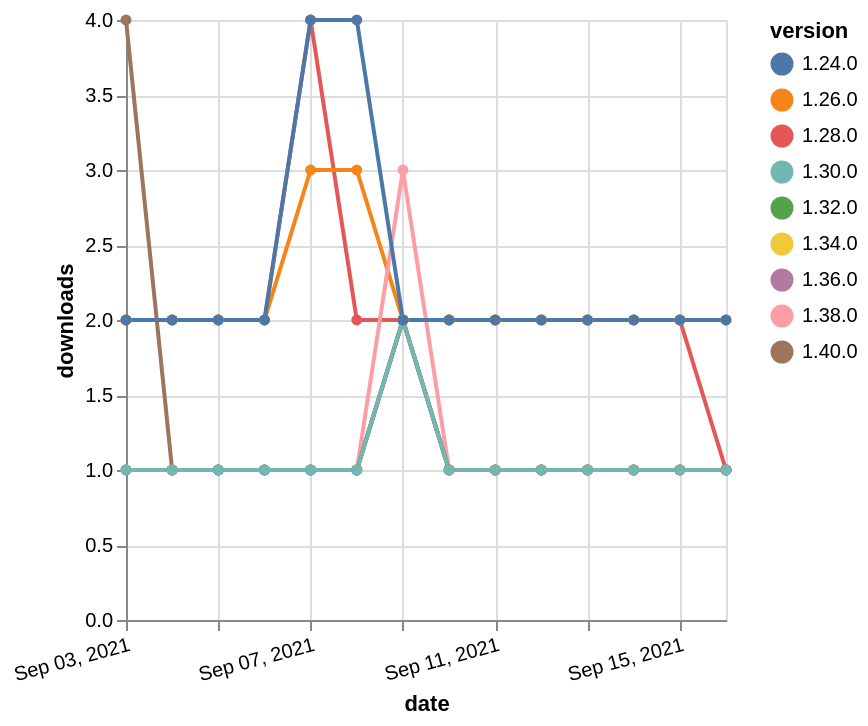

Vega-Lite specification for this chart:
### Vega-Lite specification from a JSON file in a GitHub repository (floating-point values rounded to 4 significant figures)
{"$schema": "https://vega.github.io/schema/vega-lite/v5.json", "description": "A simple bar chart with embedded data.", "data": {"values": [{"date": "2021-09-03", "total": 175, "delta": 1, "version": "1.34.0"}, {"date": "2021-09-04", "total": 176, "delta": 1, "version": "1.34.0"}, {"date": "2021-09-05", "total": 177, "delta": 1, "version": "1.34.0"}, {"date": "2021-09-06", "total": 178, "delta": 1, "version": "1.34.0"}, {"date": "2021-09-07", "total": 179, "delta": 1, "version": "1.34.0"}, {"date": "2021-09-08", "total": 180, "delta": 1, "version": "1.34.0"}, {"date": "2021-09-09", "total": 182, "delta": 2, "version": "1.34.0"}, {"date": "2021-09-10", "total": 183, "delta": 1, "version": "1.34.0"}, {"date": "2021-09-11", "total": 184, "delta": 1, "version": "1.34.0"}, {"date": "2021-09-12", "total": 185, "delta": 1, "version": "1.34.0"}, {"date": "2021-09-13", "total": 186, "delta": 1, "version": "1.34.0"}, {"date": "2021-09-14", "total": 187, "delta": 1, "version": "1.34.0"}, {"date": "2021-09-15", "total": 188, "delta": 1, "version": "1.34.0"}, {"date": "2021-09-16", "total": 189, "delta": 1, "version": "1.34.0"}, {"date": "2021-09-03", "total": 195, "delta": 1, "version": "1.32.0"}, {"date": "2021-09-04", "total": 196, "delta": 1, "version": "1.32.0"}, {"date": "2021-09-05", "total": 197, "delta": 1, "version": "1.32.0"}, {"date": "2021-09-06", "total": 198, "delta": 1, "version": "1.32.0"}, {"date": "2021-09-07", "total": 199, "delta": 1, "version": "1.32.0"}, {"date": "2021-09-08", "total": 200, "delta": 1, "version": "1.32.0"}, {"date": "2021-09-09", "total": 202, "delta": 2, "version": "1.32.0"}, {"date": "2021-09-10", "total": 203, "delta": 1, "version": "1.32.0"}, {"date": "2021-09-11", "total": 204, "delta": 1, "version": "1.32.0"}, {"date": "2021-09-12", "total": 205, "delta": 1, "version": "1.32.0"}, {"date": "2021-09-13", "total": 206, "delta": 1, "version": "1.32.0"}, {"date": "2021-09-14", "total": 207, "delta": 1, "version": "1.32.0"}, {"date": "2021-09-15", "total": 208, "delta": 1, "version": "1.32.0"}, {"date": "2021-09-16", "total": 209, "delta": 1, "version": "1.32.0"}, {"date": "2021-09-03", "total": 2486, "delta": 2, "version": "1.28.0"}, {"date": "2021-09-04", "total": 2488, "delta": 2, "version": "1.28.0"}, {"date": "2021-09-05", "total": 2490, "delta": 2, "version": "1.28.0"}, {"date": "2021-09-06", "total": 2492, "delta": 2, "version": "1.28.0"}, {"date": "2021-09-07", "total": 2496, "delta": 4, "version": "1.28.0"}, {"date": "2021-09-08", "total": 2498, "delta": 2, "version": "1.28.0"}, {"date": "2021-09-09", "total": 2500, "delta": 2, "version": "1.28.0"}, {"date": "2021-09-10", "total": 2502, "delta": 2, "version": "1.28.0"}, {"date": "2021-09-11", "total": 2504, "delta": 2, "version": "1.28.0"}, {"date": "2021-09-12", "total": 2506, "delta": 2, "version": "1.28.0"}, {"date": "2021-09-13", "total": 2508, "delta": 2, "version": "1.28.0"}, {"date": "2021-09-14", "total": 2510, "delta": 2, "version": "1.28.0"}, {"date": "2021-09-15", "total": 2512, "delta": 2, "version": "1.28.0"}, {"date": "2021-09-16", "total": 2513, "delta": 1, "version": "1.28.0"}, {"date": "2021-09-03", "total": 2685, "delta": 2, "version": "1.26.0"}, {"date": "2021-09-04", "total": 2687, "delta": 2, "version": "1.26.0"}, {"date": "2021-09-05", "total": 2689, "delta": 2, "version": "1.26.0"}, {"date": "2021-09-06", "total": 2691, "delta": 2, "version": "1.26.0"}, {"date": "2021-09-07", "total": 2694, "delta": 3, "version": "1.26.0"}, {"date": "2021-09-08", "total": 2697, "delta": 3, "version": "1.26.0"}, {"date": "2021-09-09", "total": 2699, "delta": 2, "version": "1.26.0"}, {"date": "2021-09-10", "total": 2701, "delta": 2, "version": "1.26.0"}, {"date": "2021-09-11", "total": 2703, "delta": 2, "version": "1.26.0"}, {"date": "2021-09-12", "total": 2705, "delta": 2, "version": "1.26.0"}, {"date": "2021-09-13", "total": 2707, "delta": 2, "version": "1.26.0"}, {"date": "2021-09-14", "total": 2709, "delta": 2, "version": "1.26.0"}, {"date": "2021-09-15", "total": 2711, "delta": 2, "version": "1.26.0"}, {"date": "2021-09-16", "total": 2713, "delta": 2, "version": "1.26.0"}, {"date": "2021-09-03", "total": 177, "delta": 1, "version": "1.38.0"}, {"date": "2021-09-04", "total": 178, "delta": 1, "version": "1.38.0"}, {"date": "2021-09-05", "total": 179, "delta": 1, "version": "1.38.0"}, {"date": "2021-09-06", "total": 180, "delta": 1, "version": "1.38.0"}, {"date": "2021-09-07", "total": 181, "delta": 1, "version": "1.38.0"}, {"date": "2021-09-08", "total": 182, "delta": 1, "version": "1.38.0"}, {"date": "2021-09-09", "total": 185, "delta": 3, "version": "1.38.0"}, {"date": "2021-09-10", "total": 186, "delta": 1, "version": "1.38.0"}, {"date": "2021-09-11", "total": 187, "delta": 1, "version": "1.38.0"}, {"date": "2021-09-12", "total": 188, "delta": 1, "version": "1.38.0"}, {"date": "2021-09-13", "total": 189, "delta": 1, "version": "1.38.0"}, {"date": "2021-09-14", "total": 190, "delta": 1, "version": "1.38.0"}, {"date": "2021-09-15", "total": 191, "delta": 1, "version": "1.38.0"}, {"date": "2021-09-16", "total": 192, "delta": 1, "version": "1.38.0"}, {"date": "2021-09-03", "total": 154, "delta": 1, "version": "1.36.0"}, {"date": "2021-09-04", "total": 155, "delta": 1, "version": "1.36.0"}, {"date": "2021-09-05", "total": 156, "delta": 1, "version": "1.36.0"}, {"date": "2021-09-06", "total": 157, "delta": 1, "version": "1.36.0"}, {"date": "2021-09-07", "total": 158, "delta": 1, "version": "1.36.0"}, {"date": "2021-09-08", "total": 159, "delta": 1, "version": "1.36.0"}, {"date": "2021-09-09", "total": 161, "delta": 2, "version": "1.36.0"}, {"date": "2021-09-10", "total": 162, "delta": 1, "version": "1.36.0"}, {"date": "2021-09-11", "total": 163, "delta": 1, "version": "1.36.0"}, {"date": "2021-09-12", "total": 164, "delta": 1, "version": "1.36.0"}, {"date": "2021-09-13", "total": 165, "delta": 1, "version": "1.36.0"}, {"date": "2021-09-14", "total": 166, "delta": 1, "version": "1.36.0"}, {"date": "2021-09-15", "total": 167, "delta": 1, "version": "1.36.0"}, {"date": "2021-09-16", "total": 168, "delta": 1, "version": "1.36.0"}, {"date": "2021-09-03", "total": 125, "delta": 4, "version": "1.40.0"}, {"date": "2021-09-04", "total": 126, "delta": 1, "version": "1.40.0"}, {"date": "2021-09-05", "total": 127, "delta": 1, "version": "1.40.0"}, {"date": "2021-09-06", "total": 128, "delta": 1, "version": "1.40.0"}, {"date": "2021-09-07", "total": 129, "delta": 1, "version": "1.40.0"}, {"date": "2021-09-08", "total": 130, "delta": 1, "version": "1.40.0"}, {"date": "2021-09-09", "total": 132, "delta": 2, "version": "1.40.0"}, {"date": "2021-09-10", "total": 133, "delta": 1, "version": "1.40.0"}, {"date": "2021-09-11", "total": 134, "delta": 1, "version": "1.40.0"}, {"date": "2021-09-12", "total": 135, "delta": 1, "version": "1.40.0"}, {"date": "2021-09-13", "total": 136, "delta": 1, "version": "1.40.0"}, {"date": "2021-09-14", "total": 137, "delta": 1, "version": "1.40.0"}, {"date": "2021-09-15", "total": 138, "delta": 1, "version": "1.40.0"}, {"date": "2021-09-16", "total": 139, "delta": 1, "version": "1.40.0"}, {"date": "2021-09-03", "total": 234, "delta": 1, "version": "1.30.0"}, {"date": "2021-09-04", "total": 235, "delta": 1, "version": "1.30.0"}, {"date": "2021-09-05", "total": 236, "delta": 1, "version": "1.30.0"}, {"date": "2021-09-06", "total": 237, "delta": 1, "version": "1.30.0"}, {"date": "2021-09-07", "total": 238, "delta": 1, "version": "1.30.0"}, {"date": "2021-09-08", "total": 239, "delta": 1, "version": "1.30.0"}, {"date": "2021-09-09", "total": 241, "delta": 2, "version": "1.30.0"}, {"date": "2021-09-10", "total": 242, "delta": 1, "version": "1.30.0"}, {"date": "2021-09-11", "total": 243, "delta": 1, "version": "1.30.0"}, {"date": "2021-09-12", "total": 244, "delta": 1, "version": "1.30.0"}, {"date": "2021-09-13", "total": 245, "delta": 1, "version": "1.30.0"}, {"date": "2021-09-14", "total": 246, "delta": 1, "version": "1.30.0"}, {"date": "2021-09-15", "total": 247, "delta": 1, "version": "1.30.0"}, {"date": "2021-09-16", "total": 248, "delta": 1, "version": "1.30.0"}, {"date": "2021-09-03", "total": 3483, "delta": 2, "version": "1.24.0"}, {"date": "2021-09-04", "total": 3485, "delta": 2, "version": "1.24.0"}, {"date": "2021-09-05", "total": 3487, "delta": 2, "version": "1.24.0"}, {"date": "2021-09-06", "total": 3489, "delta": 2, "version": "1.24.0"}, {"date": "2021-09-07", "total": 3493, "delta": 4, "version": "1.24.0"}, {"date": "2021-09-08", "total": 3497, "delta": 4, "version": "1.24.0"}, {"date": "2021-09-09", "total": 3499, "delta": 2, "version": "1.24.0"}, {"date": "2021-09-10", "total": 3501, "delta": 2, "version": "1.24.0"}, {"date": "2021-09-11", "total": 3503, "delta": 2, "version": "1.24.0"}, {"date": "2021-09-12", "total": 3505, "delta": 2, "version": "1.24.0"}, {"date": "2021-09-13", "total": 3507, "delta": 2, "version": "1.24.0"}, {"date": "2021-09-14", "total": 3509, "delta": 2, "version": "1.24.0"}, {"date": "2021-09-15", "total": 3511, "delta": 2, "version": "1.24.0"}, {"date": "2021-09-16", "total": 3513, "delta": 2, "version": "1.24.0"}]}, "width": "container", "mark": {"type": "line", "point": {"filled": true}}, "encoding": {"x": {"field": "date", "type": "temporal", "timeUnit": "yearmonthdate", "title": "date", "axis": {"labelAngle": -15}}, "y": {"field": "delta", "type": "quantitative", "title": "downloads"}, "color": {"field": "version", "type": "nominal"}, "tooltip": {"field": "delta"}}}
